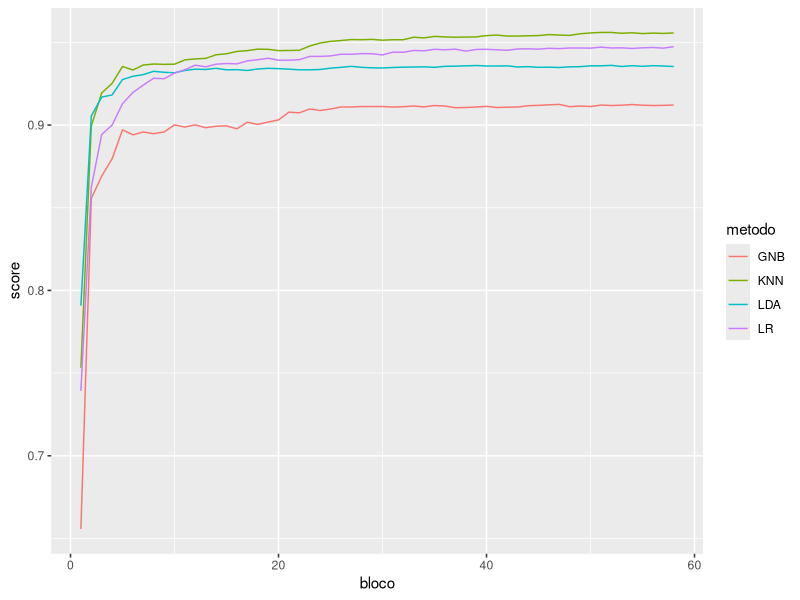
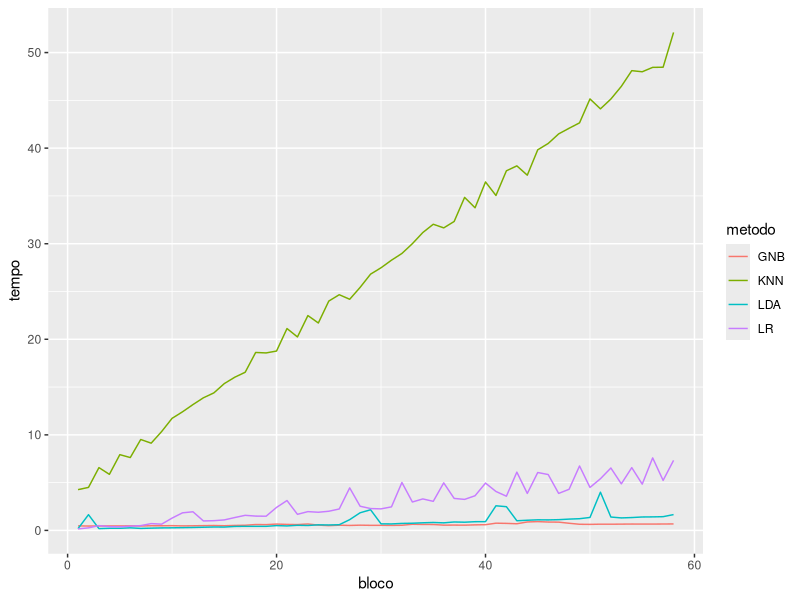
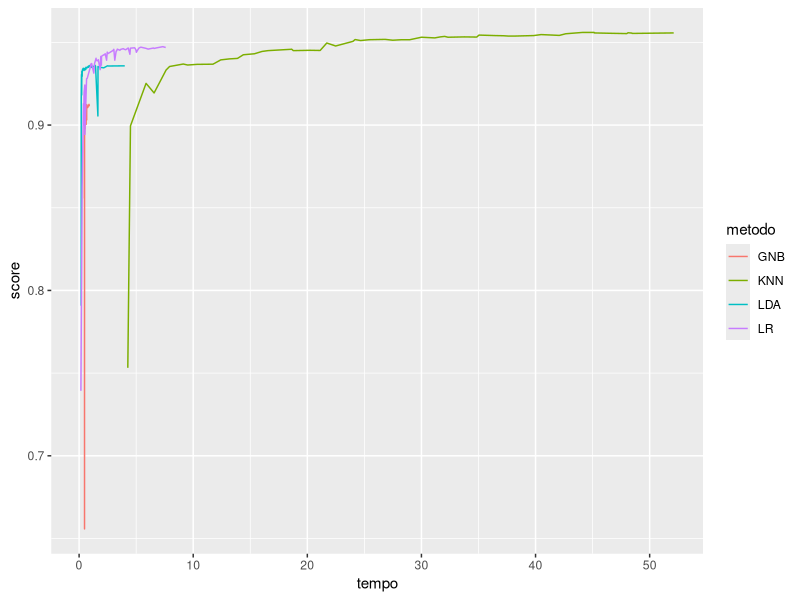
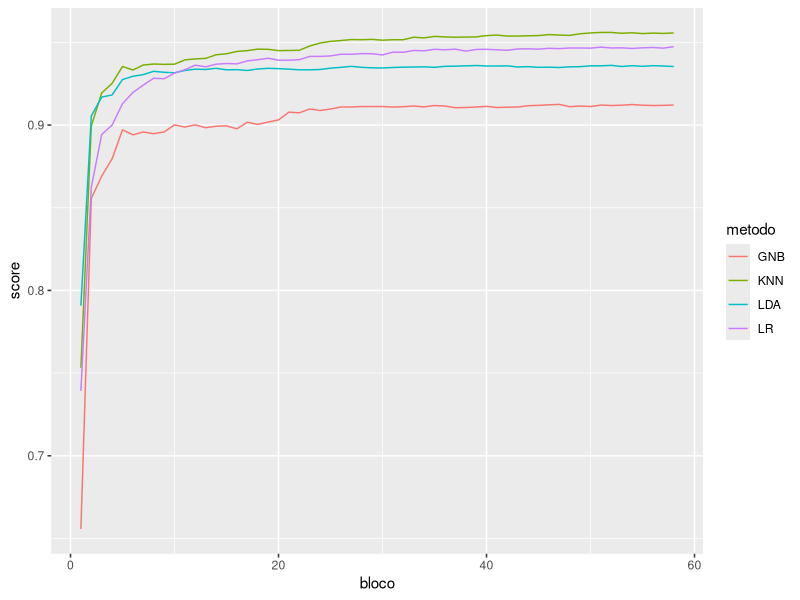
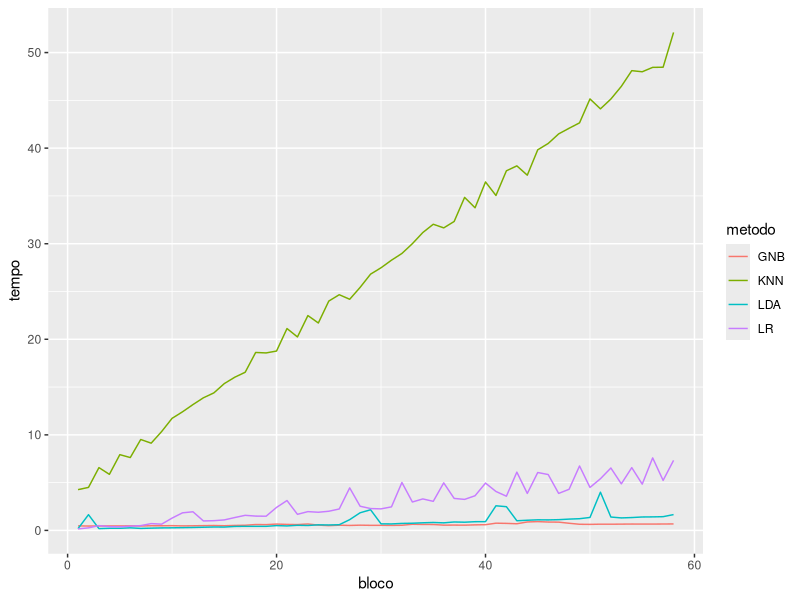
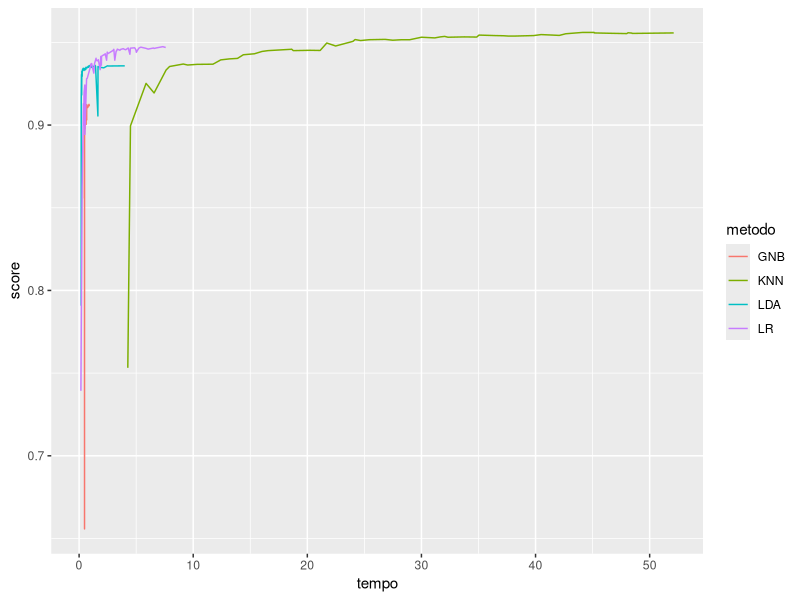

Here is the R script that generated these plots, in order: (Note: this script raises an error after producing the figures.)
## ---- chunk 1
knitr::opts_chunk$set(echo = TRUE)
## ---- chunk 2
blocos <- 1:58

## scores

lr_score <- c(
  0.7393, 0.8624, 0.8943, 0.9000, 0.9129, 0.9197, 0.9242, 
  0.9283, 0.9280, 0.9314, 0.9335, 0.9362, 0.9352, 0.9368, 
  0.9372, 0.9370, 0.9388, 0.9395, 0.9404, 0.9392, 0.9392, 
  0.9395, 0.9415, 0.9415, 0.9418, 0.9428, 0.9428, 0.9432, 
  0.9431, 0.9424, 0.9441, 0.9440, 0.9451, 0.9449, 0.9458, 
  0.9455, 0.9459, 0.9447, 0.9457, 0.9458, 0.9455, 0.9452, 
  0.9460, 0.9461, 0.9459, 0.9464, 0.9462, 0.9466, 0.9466, 
  0.9465, 0.9471, 0.9466, 0.9467, 0.9463, 0.9467, 0.9469, 
  0.9465, 0.9474
)
knn_score <- c(
  0.7532, 0.8995, 0.9194, 0.9252, 0.9354, 0.9333, 0.9363, 
  0.9369, 0.9367, 0.9368, 0.9394, 0.9400, 0.9403, 0.9425, 
  0.9431, 0.9445, 0.9450, 0.9459, 0.9458, 0.9450, 0.9451, 
  0.9452, 0.9478, 0.9496, 0.9506, 0.9511, 0.9517, 0.9516, 
  0.9518, 0.9513, 0.9516, 0.9516, 0.9531, 0.9527, 0.9536, 
  0.9533, 0.9531, 0.9532, 0.9533, 0.9541, 0.9544, 0.9538, 
  0.9538, 0.9540, 0.9541, 0.9547, 0.9544, 0.9542, 0.9552, 
  0.9557, 0.9560, 0.9560, 0.9555, 0.9558, 0.9553, 0.9556, 
  0.9554, 0.9557
)
gnb_score <- c(
  0.6558, 0.8556, 0.8691, 0.8796, 0.8971, 0.8941, 0.8958, 
  0.8948, 0.8958, 0.9001, 0.8988, 0.9001, 0.8984, 0.8993, 
  0.8995, 0.8977, 0.9017, 0.9004, 0.9018, 0.9031, 0.9078, 
  0.9074, 0.9097, 0.9088, 0.9097, 0.9109, 0.9109, 0.9112, 
  0.9112, 0.9112, 0.9109, 0.9111, 0.9115, 0.9110, 0.9118, 
  0.9115, 0.9105, 0.9106, 0.9109, 0.9113, 0.9106, 0.9108, 
  0.9109, 0.9117, 0.9119, 0.9122, 0.9125, 0.9111, 0.9115, 
  0.9112, 0.9121, 0.9118, 0.9120, 0.9124, 0.9120, 0.9118, 
  0.9119, 0.9121
)
lda_score <- c(
  0.7908, 0.9055, 0.9169, 0.9182, 0.9275, 0.9295, 0.9305, 
  0.9325, 0.9319, 0.9316, 0.9330, 0.9338, 0.9336, 0.9343, 
  0.9334, 0.9335, 0.9330, 0.9339, 0.9343, 0.9341, 0.9338, 
  0.9334, 0.9334, 0.9336, 0.9344, 0.9349, 0.9355, 0.9349, 
  0.9346, 0.9345, 0.9348, 0.9350, 0.9351, 0.9352, 0.9349, 
  0.9355, 0.9356, 0.9358, 0.9360, 0.9357, 0.9357, 0.9358, 
  0.9351, 0.9353, 0.9349, 0.9350, 0.9348, 0.9352, 0.9353, 
  0.9358, 0.9358, 0.9361, 0.9354, 0.9359, 0.9355, 0.9359, 
  0.9357, 0.9354
)

## tempo

lr_tempo <- c(
  0.1580, 0.2674, 0.5048, 0.397, 0.3819, 0.4371, 
  0.5025, 0.7137, 0.6554, 1.2889, 1.8421, 1.9517, 
  0.9907, 1.0192, 1.0998, 1.3473, 1.5804, 1.4997, 
  1.4856, 2.4087, 3.1269, 1.6846, 1.9681, 1.9013, 
  2.0063, 2.2429, 4.4504, 2.5306, 2.2884, 2.2558, 
  2.4650, 5.0161, 2.9737, 3.2955, 3.0433, 4.9760, 
  3.3483, 3.2475, 3.6282, 4.9522, 4.0758, 3.5796, 
  6.0984, 3.8736, 6.0592, 5.8478, 3.8723, 4.3039, 
  6.7435, 4.4962, 5.4081, 6.5302, 4.8733, 6.5704, 
  4.842, 7.589, 5.2344, 7.3317
)
knn_time <- c(
  04.2682, 04.5013, 06.571, 05.8672, 07.9289, 07.6253, 
  09.5135, 09.1288, 10.3448, 11.729, 12.4124, 13.1689, 
  13.8796, 14.3912, 15.3656, 16.0299, 16.553, 18.6206, 
  18.5721, 18.7697, 21.1235, 20.2452, 22.4805, 21.7048, 
  23.9975, 24.6640, 24.1858, 25.4328, 26.8170, 27.4834, 
  28.2759, 28.9812, 30.0044, 31.1699, 32.0367, 31.6555, 
  32.3268, 34.8468, 33.7590, 36.4634, 35.0449, 37.6300, 
  38.1448, 37.1710, 39.8298, 40.4879, 41.4895, 42.0812, 
  42.6466, 45.1496, 44.1108, 45.1389, 46.4636, 48.1075, 
  47.9914, 48.4514, 48.4674, 52.1068
)

gnb_time <- c(
  0.4754, 0.4584, 0.4665, 0.4664, 0.4654, 0.4790, 
  0.4640, 0.4882, 0.4865, 0.4978, 0.4741, 0.4852, 
  0.5011, 0.5150, 0.4909, 0.5239, 0.5415, 0.6179, 
  0.6066, 0.6655, 0.6288, 0.6132, 0.6739, 0.5548, 
  0.5001, 0.5469, 0.5214, 0.5495, 0.5324, 0.5346, 
  0.5238, 0.5400, 0.6438, 0.6231, 0.6194, 0.5533, 
  0.5589, 0.5506, 0.5817, 0.6002, 0.7572, 0.7367, 
  0.6967, 0.8846, 0.9222, 0.8777, 0.8678, 0.7493, 
  0.6440, 0.6322, 0.6534, 0.6491, 0.6588, 0.6680, 
  0.6659, 0.6648, 0.6706, 0.6794
)

lda_time <- c(
  0.1862, 1.6473, 0.1882, 0.2244, 0.223, 0.2709, 
  0.2105, 0.2381, 0.2632, 0.2726, 0.2896, 0.3073, 
  0.3339, 0.3588, 0.3524, 0.4168, 0.4302, 0.4273, 
  0.4271, 0.5049, 0.4700, 0.5366, 0.5157, 0.5852, 
  0.5694, 0.5962, 1.1273, 1.8477, 2.1616, 0.6892, 
  0.6794, 0.7336, 0.7524, 0.7978, 0.8319, 0.7925, 
  0.8841, 0.8601, 0.9127, 0.9183, 2.5774, 2.4831, 
  1.0113, 1.0661, 1.1097, 1.1000, 1.1252, 1.1841, 
  1.2263, 1.3570, 3.9993, 1.4007, 1.3090, 1.3469, 
  1.4059, 1.4164, 1.4388, 1.6564
)

todos_dados <- data.frame(
  "bloco" = rep(blocos, 4), 
  "score" = c(lr_score, knn_score, gnb_score, lda_score), 
  "tempo" = c(lr_tempo, knn_time, gnb_time, lda_time),
  "metodo" = c(
      rep("LR", 58), 
      rep("KNN", 58), 
      rep("GNB", 58), 
      rep("LDA", 58)
  )
)

#todos_dados
head(todos_dados)

## ---- chunk 3
require(ggplot2)

grafico1 <- ggplot(todos_dados, aes(x=bloco, y=score, color=metodo)) +
    geom_line(aes(group=metodo))

grafico1

ggsave("grafico1.png", grafico1)
## ---- chunk 4
grafico2 <- ggplot(todos_dados, aes(x=bloco, y=tempo, color=metodo)) +
    geom_line(aes(group=metodo))

grafico2

ggsave("grafico2.png", grafico2)
## ---- chunk 5
grafico3 <- ggplot(todos_dados, aes(x=tempo, y=score, color=metodo)) +
    geom_line(aes(group=metodo))

grafico3

ggsave("grafico3.png", grafico3)
## ---- chunk 6
## Tentei fazer um grafico 3d mas não deu certo, não tive tempo o suficiente para tentar de outras formas.

#grafico5 <- plot_ly(todos_dados, x= ~bloco, y=~score, z =~tempo) %>% add_surface() %>% layout()
#grafico5
## ---- chunk 7
bloco1 <- todos_dados %>%
  group_by(metodo) %>%
  filter(bloco == 1)

bloco1
## ---- chunk 8
bloco58 <- todos_dados %>%
  group_by(metodo) %>%
  filter(bloco == 58)

bloco58
## ---- chunk 9
bloco58 <- todos_dados %>%
  group_by(metodo) %>%
  filter(bloco == 58)

bloco58
